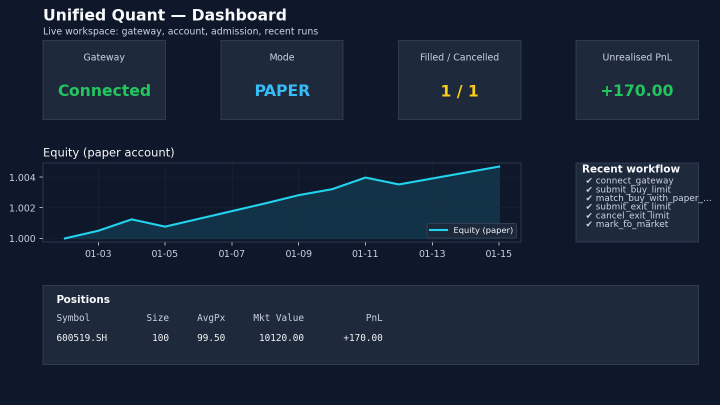
#> input picture docs/assets/web-console-dashboard.png, 1440 x 810 px (shown at 1/2 size)
$ python -i capture_frontend_previews.py   (imports and definitions only)
#> lines starting #> are read from the running program, lines starting #| are printed output that depends on the picture
"""Capture real screenshots of the running Vue frontend for README previews.

Prerequisite: the Docker stack must be running (`docker compose up -d api frontend`)
so that the frontend is reachable on http://localhost:3000 and the API on
http://localhost:8000.

Usage:
    python -m playwright install chromium   # one-off
    python scripts/capture_frontend_previews.py

Outputs:
    docs/assets/web-console-dashboard.png   — Dashboard view (real frontend)
    docs/assets/web-console-backtest.png    — Backtest workbench view (real frontend)
"""
from __future__ import annotations

import pathlib
import sys
import time

ROOT = pathlib.Path(__file__).resolve().parents[1]
OUT_DIR = ROOT / "docs" / "assets"
# [1 line not run here, left out]

FRONTEND_URL = "http://localhost:3000"
VIEWPORT = {"width": 1440, "height": 900}


# [62 lines left out: functions _try_run_backtest, main, not called in this run]


def _trim_trailing_blank(path: pathlib.Path) -> None:
    """Crop a screenshot's trailing rows of near-uniform background colour
    (the result card often extends past its visible content)."""
#> called with path = '../docs/assets/web-console-dashboard.png'
    try:
        from PIL import Image
    except ImportError:
        return
    with Image.open(path) as im:
#> im is the input picture: PIL image 1440x810 RGBA; mean R, G, B, A 24.5, 36, 54.2, 255
        rgb = im.convert("RGB")
        w, h = rgb.size
#> w = 1440; h = 810
        # Background colour sampled from the bottom-right (almost always the
        # blank card body padding beyond the last rendered child).
        bg = rgb.getpixel((w - 4, h - 4))
#> bg = (15, 23, 42)

        def _row_is_blank(y: int) -> bool:
            sample_xs = range(0, w, max(1, w // 60))
            for x in sample_xs:
                r, g, b = rgb.getpixel((x, y))
                if abs(r - bg[0]) + abs(g - bg[1]) + abs(b - bg[2]) > 36:
                    return False
            return True

        last_content_row = h - 1
#> last_content_row = 809
        while last_content_row > 0 and _row_is_blank(last_content_row):
            last_content_row -= 1
#> after the loop, last_content_row = 729
        new_h = min(h, last_content_row + 24)
#> new_h = 753
        if new_h < h - 8:
            rgb.crop((0, 0, w, new_h)).save(path)
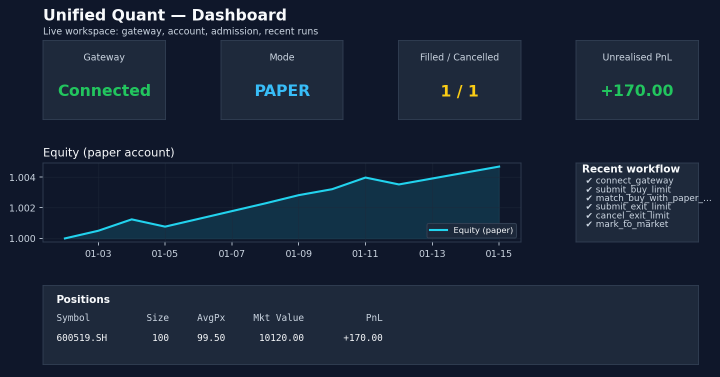
#> saved as web-console-dashboard.png: PIL image 1440x753 RGB (shown at 1/2 size); mean R, G, B 25.2, 36.9, 55.1
#> (the run stopped early here; a loop or call above may not have finished)
